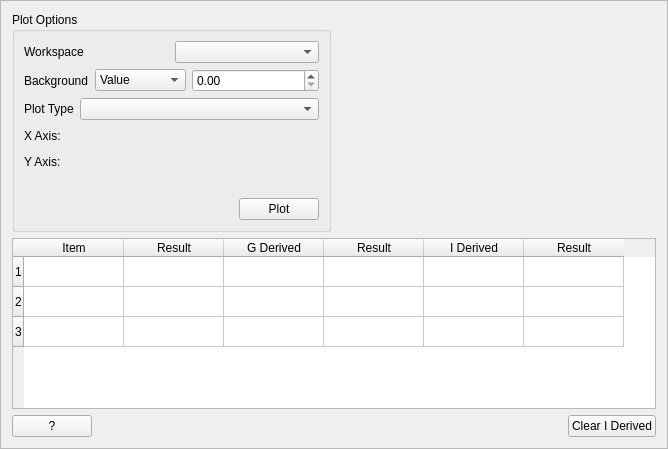
<ui version="4.0" >
 <class>SANSPlotSpecial</class>
 <widget class="QFrame" name="SANSPlotSpecial" >
  <property name="geometry" >
   <rect>
    <x>0</x>
    <y>0</y>
    <width>668</width>
    <height>449</height>
   </rect>
  </property>
  <property name="windowTitle" >
   <string>Display</string>
  </property>
  <property name="frameShape" >
   <enum>QFrame::StyledPanel</enum>
  </property>
  <property name="frameShadow" >
   <enum>QFrame::Raised</enum>
  </property>
  <layout class="QVBoxLayout" name="verticalLayout" >
   <item>
    <layout class="QHBoxLayout" name="horizontalLayout" >
     <item>
      <widget class="QGroupBox" name="gbPlotOptions" >
       <property name="title" >
        <string>Plot Options</string>
       </property>
       <layout class="QVBoxLayout" name="verticalLayout_2" >
        <item>
         <layout class="QHBoxLayout" name="layoutInput" >
          <item>
           <widget class="QLabel" name="lbInput" >
            <property name="text" >
             <string>Workspace</string>
            </property>
           </widget>
          </item>
          <item>
           <widget class="MantidQt::MantidWidgets::WorkspaceSelector" name="wsInput" />
          </item>
         </layout>
        </item>
        <item>
         <layout class="QHBoxLayout" name="layoutBackground" >
          <item>
           <widget class="QLabel" name="lbBackground" >
            <property name="text" >
             <string>Background</string>
            </property>
           </widget>
          </item>
          <item>
           <widget class="QComboBox" name="cbBackground" >
            <item>
             <property name="text" >
              <string>Value</string>
             </property>
            </item>
            <item>
             <property name="text" >
              <string>Workspace</string>
             </property>
            </item>
           </widget>
          </item>
          <item>
           <widget class="QStackedWidget" name="swBackground" >
            <property name="sizePolicy" >
             <sizepolicy vsizetype="Maximum" hsizetype="Preferred" >
              <horstretch>0</horstretch>
              <verstretch>0</verstretch>
             </sizepolicy>
            </property>
            <property name="currentIndex" >
             <number>0</number>
            </property>
            <widget class="QWidget" name="page" >
             <property name="sizePolicy" >
              <sizepolicy vsizetype="Maximum" hsizetype="Preferred" >
               <horstretch>0</horstretch>
               <verstretch>0</verstretch>
              </sizepolicy>
             </property>
             <layout class="QVBoxLayout" name="verticalLayout_3" >
              <property name="spacing" >
               <number>0</number>
              </property>
              <property name="margin" >
               <number>0</number>
              </property>
              <item>
               <widget class="QDoubleSpinBox" name="dsBackground" />
              </item>
             </layout>
            </widget>
            <widget class="QWidget" name="page_2" >
             <property name="sizePolicy" >
              <sizepolicy vsizetype="Maximum" hsizetype="Preferred" >
               <horstretch>0</horstretch>
               <verstretch>0</verstretch>
              </sizepolicy>
             </property>
             <layout class="QVBoxLayout" name="verticalLayout_4" >
              <property name="spacing" >
               <number>0</number>
              </property>
              <property name="margin" >
               <number>0</number>
              </property>
              <item>
               <widget class="MantidQt::MantidWidgets::WorkspaceSelector" name="wsBackground" />
              </item>
             </layout>
            </widget>
           </widget>
          </item>
         </layout>
        </item>
        <item>
         <layout class="QHBoxLayout" name="horizontalLayout_3" >
          <item>
           <widget class="QLabel" name="label_4" >
            <property name="text" >
             <string>Plot Type</string>
            </property>
           </widget>
          </item>
          <item>
           <widget class="QComboBox" name="cbPlotType" >
            <property name="sizePolicy" >
             <sizepolicy vsizetype="Fixed" hsizetype="Expanding" >
              <horstretch>0</horstretch>
              <verstretch>0</verstretch>
             </sizepolicy>
            </property>
           </widget>
          </item>
         </layout>
        </item>
        <item>
         <layout class="QHBoxLayout" name="layoutXAxis" >
          <property name="spacing" >
           <number>0</number>
          </property>
          <item>
           <widget class="QLabel" name="label" >
            <property name="sizePolicy" >
             <sizepolicy vsizetype="Preferred" hsizetype="Maximum" >
              <horstretch>0</horstretch>
              <verstretch>0</verstretch>
             </sizepolicy>
            </property>
            <property name="text" >
             <string>X Axis:</string>
            </property>
           </widget>
          </item>
          <item>
           <spacer name="horizontalSpacer_3" >
            <property name="orientation" >
             <enum>Qt::Horizontal</enum>
            </property>
            <property name="sizeHint" stdset="0" >
             <size>
              <width>40</width>
              <height>20</height>
             </size>
            </property>
           </spacer>
          </item>
         </layout>
        </item>
        <item>
         <layout class="QHBoxLayout" name="layoutYAxis" >
          <property name="spacing" >
           <number>0</number>
          </property>
          <item>
           <widget class="QLabel" name="label_2" >
            <property name="sizePolicy" >
             <sizepolicy vsizetype="Preferred" hsizetype="Maximum" >
              <horstretch>0</horstretch>
              <verstretch>0</verstretch>
             </sizepolicy>
            </property>
            <property name="text" >
             <string>Y Axis:</string>
            </property>
           </widget>
          </item>
          <item>
           <spacer name="horizontalSpacer_4" >
            <property name="orientation" >
             <enum>Qt::Horizontal</enum>
            </property>
            <property name="sizeHint" stdset="0" >
             <size>
              <width>40</width>
              <height>20</height>
             </size>
            </property>
           </spacer>
          </item>
         </layout>
        </item>
        <item>
         <widget class="QLabel" name="lbPlotOptionsError" >
          <property name="styleSheet" >
           <string notr="true" >color:rgb(255, 0, 0)</string>
          </property>
          <property name="text" >
           <string/>
          </property>
         </widget>
        </item>
        <item>
         <layout class="QHBoxLayout" name="horizontalLayout_4" >
          <item>
           <spacer name="horizontalSpacer" >
            <property name="orientation" >
             <enum>Qt::Horizontal</enum>
            </property>
            <property name="sizeHint" stdset="0" >
             <size>
              <width>148</width>
              <height>20</height>
             </size>
            </property>
           </spacer>
          </item>
          <item>
           <widget class="QPushButton" name="pbPlot" >
            <property name="text" >
             <string>Plot</string>
            </property>
           </widget>
          </item>
         </layout>
        </item>
       </layout>
      </widget>
     </item>
     <item>
      <widget class="QwtPlot" name="plotWindow" >
       <property name="sizePolicy" >
        <sizepolicy vsizetype="Expanding" hsizetype="Expanding" >
         <horstretch>0</horstretch>
         <verstretch>0</verstretch>
        </sizepolicy>
       </property>
      </widget>
     </item>
    </layout>
   </item>
   <item>
    <widget class="QTableWidget" name="tbDerived" >
     <property name="sizePolicy" >
      <sizepolicy vsizetype="Expanding" hsizetype="Expanding" >
       <horstretch>0</horstretch>
       <verstretch>0</verstretch>
      </sizepolicy>
     </property>
     <property name="rowCount" >
      <number>3</number>
     </property>
     <property name="columnCount" >
      <number>6</number>
     </property>
     <row/>
     <row/>
     <row/>
     <column>
      <property name="text" >
       <string>Item</string>
      </property>
     </column>
     <column>
      <property name="text" >
       <string>Result</string>
      </property>
     </column>
     <column>
      <property name="text" >
       <string>G Derived</string>
      </property>
     </column>
     <column>
      <property name="text" >
       <string>Result</string>
      </property>
     </column>
     <column>
      <property name="text" >
       <string>I Derived</string>
      </property>
     </column>
     <column>
      <property name="text" >
       <string>Result</string>
      </property>
     </column>
    </widget>
   </item>
   <item>
    <layout class="QHBoxLayout" name="horizontalLayout_2" >
     <item>
      <widget class="QPushButton" name="pbHelp" >
       <property name="sizePolicy" >
        <sizepolicy vsizetype="Fixed" hsizetype="Minimum" >
         <horstretch>0</horstretch>
         <verstretch>0</verstretch>
        </sizepolicy>
       </property>
       <property name="text" >
        <string>?</string>
       </property>
      </widget>
     </item>
     <item>
      <spacer name="horizontalSpacer_2" >
       <property name="orientation" >
        <enum>Qt::Horizontal</enum>
       </property>
       <property name="sizeHint" stdset="0" >
        <size>
         <width>40</width>
         <height>20</height>
        </size>
       </property>
      </spacer>
     </item>
     <item>
      <widget class="QPushButton" name="pbClearIDerived" >
       <property name="text" >
        <string>Clear I Derived</string>
       </property>
      </widget>
     </item>
    </layout>
   </item>
  </layout>
 </widget>
 <customwidgets>
  <customwidget>
   <class>QwtPlot</class>
   <extends>QFrame</extends>
   <header>qwt_plot.h</header>
   <container>1</container>
  </customwidget>
  <customwidget>
   <class>MantidQt::MantidWidgets::WorkspaceSelector</class>
   <extends>QComboBox</extends>
   <header>MantidQtMantidWidgets/WorkspaceSelector.h</header>
  </customwidget>
 </customwidgets>
 <resources/>
 <connections/>
</ui>
